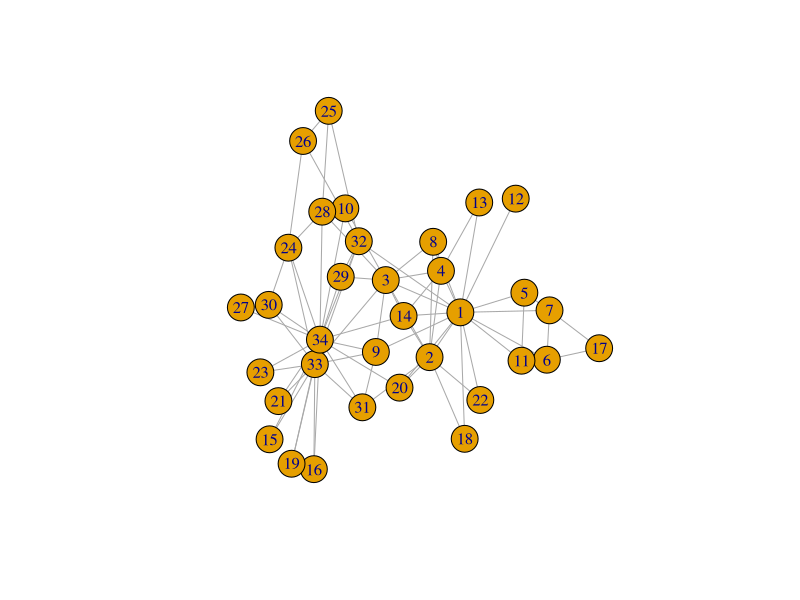
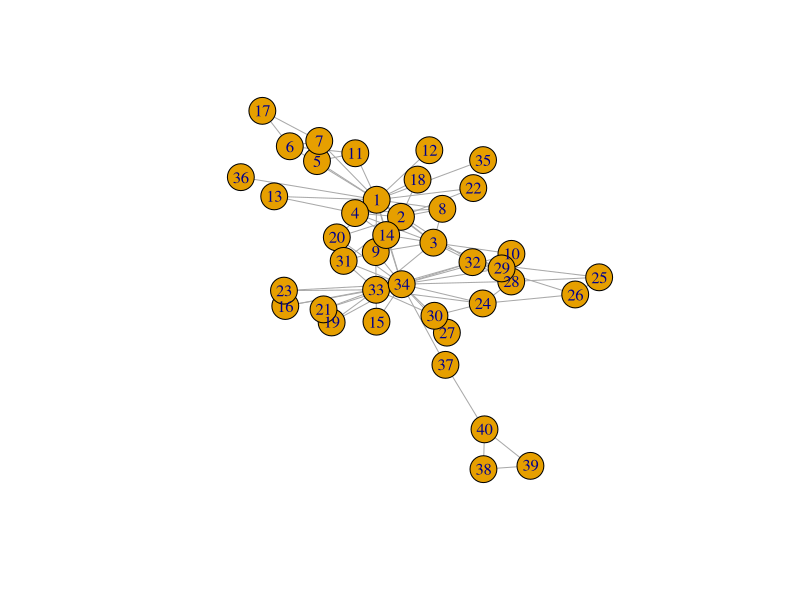
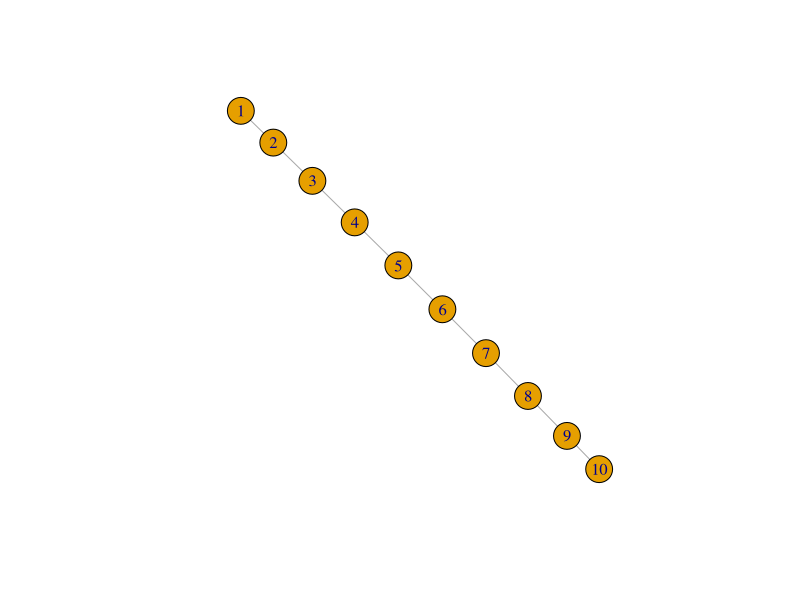
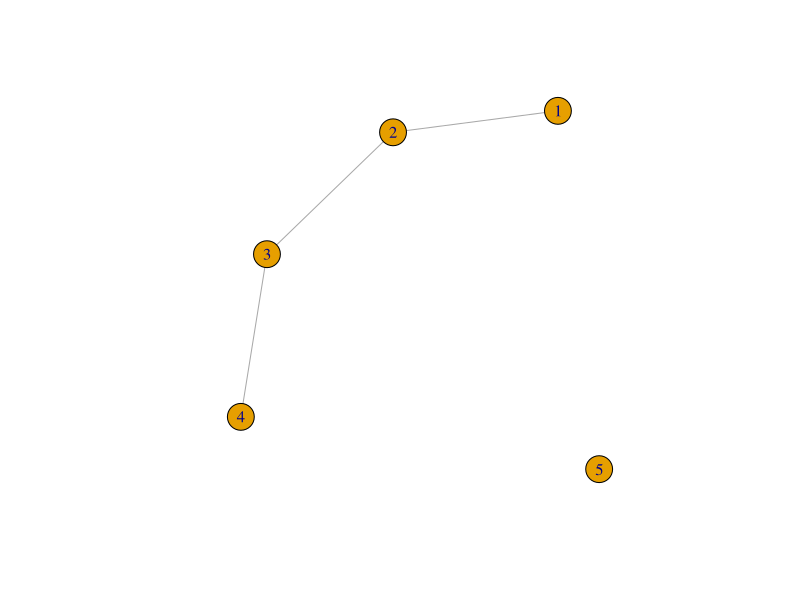
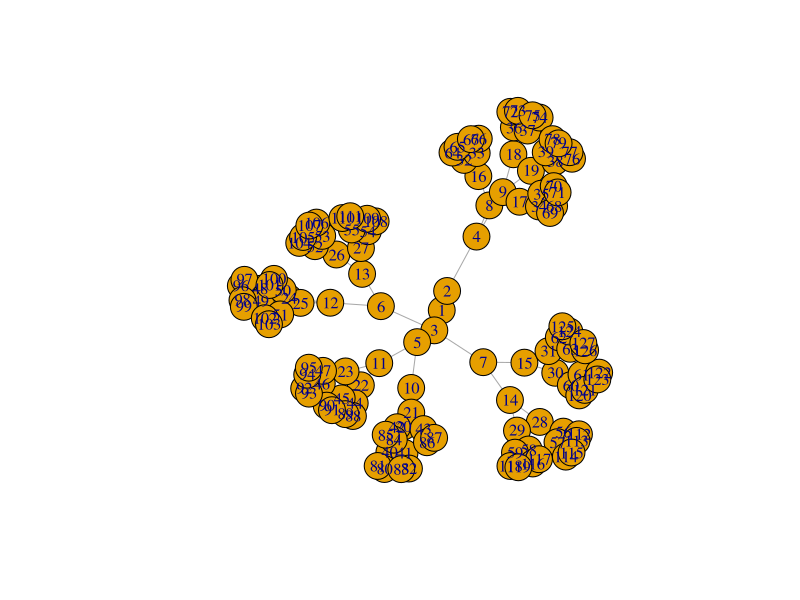
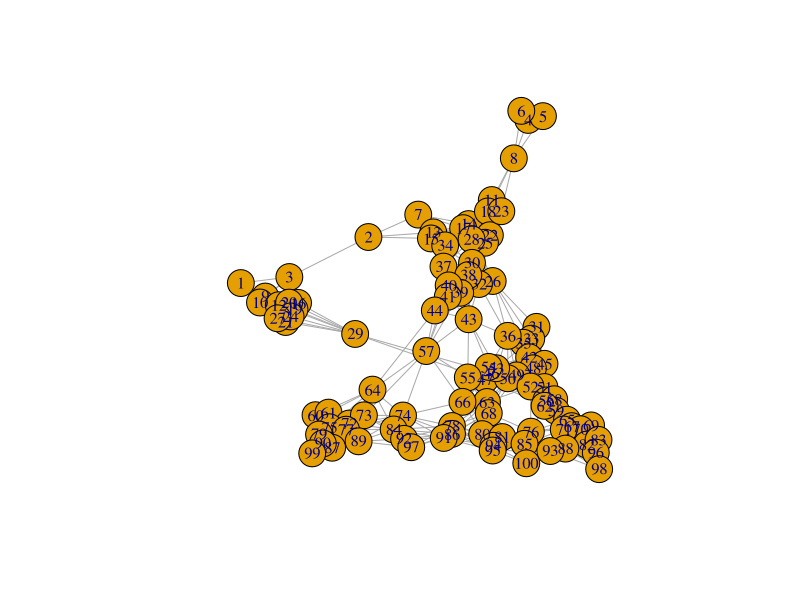
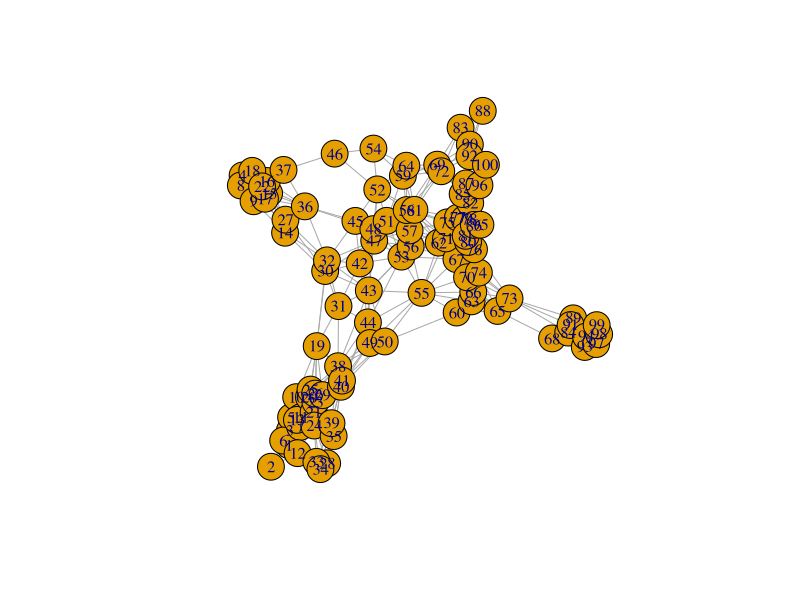
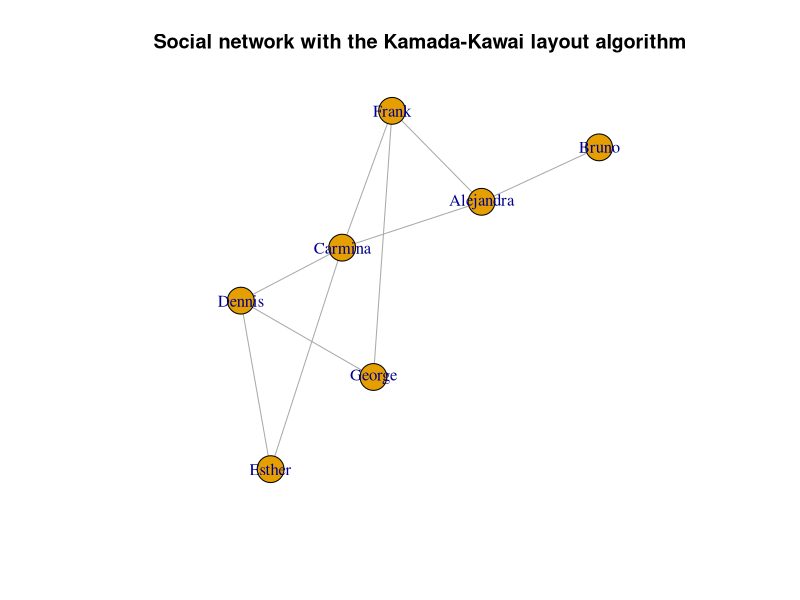

The R source for these figures, in order:
## ---- chunk 1
# install.packages("igraph")
library(igraph)
## ---- chunk 2
g <- make_empty_graph()
## ---- chunk 3
g <- make_graph(edges = c(1,2, 1,5), n=10, directed = FALSE)
## ---- chunk 4
g
## ---- chunk 5
summary(g)
## ---- chunk 6
g <- make_graph('Zachary')
## ---- chunk 7
plot(g)
## ---- chunk 8
g <- add_vertices(g, 3)
## ---- chunk 9
g <- add_edges(g, edges = c(1,35, 1,36, 34,37))
## ---- chunk 10
g <- g %>% add_edges(edges=c(1,34)) %>% add_vertices(3) %>%
     add_edges(edges=c(38,39, 39,40, 40,38, 40,37))
g

plot(g)
## ---- chunk 11
get.edge.ids(g, c(1,34))
## ---- chunk 12
g <- delete_edges(g, 82)
## ---- chunk 13
g <- make_ring(10) %>% delete_edges("10|1")
plot(g)
## ---- chunk 14
g <- make_ring(5)
g <- delete_edges(g, get.edge.ids(g, c(1,5, 4,5)))
plot(g)
## ---- chunk 15
graph1 <- make_tree(127, 2, mode = "undirected")
summary(graph1)
plot(graph1)
## ---- chunk 16
graph2 <- make_tree(127, 2, mode = "undirected")
## ---- chunk 17
identical_graphs(graph1,graph2)
## ---- chunk 18
graph1 <- sample_grg(100, 0.2)
summary(graph1)
plot(graph1)
## ---- chunk 19
graph2 <- sample_grg(100, 0.2)
identical_graphs(graph1, graph2)
plot(graph2)
## ---- chunk 20
isomorphic(graph1, graph2)
## ---- chunk 21
g <- make_graph(~ Alice-Bob:Claire:Frank, Claire-Alice:Dennis:Frank:Esther,
                George-Dennis:Frank, Dennis-Esther)
## ---- chunk 22
V(g)$age <- c(25, 31, 18, 23, 47, 22, 50) 
V(g)$gender <- c("f", "m", "f", "m", "m", "f", "m")
E(g)$is_formal <- c(FALSE, FALSE, TRUE, TRUE, TRUE, FALSE, TRUE, FALSE, FALSE)
summary(g)
## ---- chunk 23
E(g)$is_formal
E(g)$is_formal[1] <- TRUE
E(g)$is_formal
## ---- chunk 24
g$date <- c("2022-02-11")
graph_attr(g, "date")
## ---- chunk 25
match(c("George"), V(g)$name)
## ---- chunk 26
V(g)$name[1:3] <- c("Alejandra", "Bruno", "Carmina")
V(g)
## ---- chunk 27
g <- delete_vertex_attr(g, "gender")
V(g)$gender
## ---- chunk 28
degree(g)
## ---- chunk 29
degree(g, 7)
## ---- chunk 30
degree(g, v=c(3,4,5))
## ---- chunk 31
degree(g, v=c("Carmina", "Frank", "Dennis"))
## ---- chunk 32
degree(g, "Bruno")
## ---- chunk 33
edge_betweenness(g)
## ---- chunk 34
ebs <- edge_betweenness(g)
as_edgelist(g)[ebs == max(ebs), ]
## ---- chunk 35
which.max(degree(g))
## ---- chunk 36
graph <- graph.full(n=10)
only_odd_vertices <- which(V(graph)%%2==1)
length(only_odd_vertices)
## ---- chunk 37
seq <- V(graph)[2, 3, 7]
seq
## ---- chunk 38
seq <- seq[1, 3]    # filtering an existing vertex set
seq
## ---- chunk 39
V(g)[age < 30]$name
## ---- chunk 40
`%notin%` <- Negate(`%in%`)
## ---- chunk 41
V(g)$degree <- c("A", "B", "B+", "A+", "C", "A", "B")
V(g)$degree[degree(g) == 3]
## ---- chunk 42
V(g)$name[degree(g) == 3]
## ---- chunk 43
E(g)[.from(3)]
## ---- chunk 44
E(g)[.from("Carmina")]
## ---- chunk 45
E(g) [ 3:5 %--% 5:6 ]
## ---- chunk 46
V(g)$gender <- c("f", "m", "f", "m", "m", "f", "m")
## ---- chunk 47
men <- V(g)[gender == "m"]$name
men
## ---- chunk 48
women <- V(g)[gender == "f"]$name
women
## ---- chunk 49
E(g)[men %--% women]
## ---- chunk 50
get.adjacency(g)
## ---- chunk 51
layout <- layout_with_kk(g)
## ---- chunk 52
layout <- layout_as_tree(g, root = 2)
## ---- chunk 53
layout <- layout_with_kk(g)
## ---- chunk 54
plot(g, layout = layout, main = "Social network with the Kamada-Kawai layout algorithm")
## ---- chunk 55
plot(g, layout = layout_with_fr,
     main = "Social network with the Fruchterman-Reingold layout algorithm")
## ---- chunk 56
V(g)$color <- ifelse(V(g)$gender == "m", "yellow", "red")
plot(g, layout = layout, vertex.label.dist = 3.5,
     main = "Social network - with genders as colors")
## ---- chunk 57
plot(g, layout=layout, vertex.label.dist=3.5, vertex.color=as.factor(V(g)$gender))
## ---- chunk 58
plot(g, layout=layout, vertex.label.dist=3.5, vertex.size=20,
     vertex.color=ifelse(V(g)$gender == "m", "yellow", "red"),
     edge.width=ifelse(E(g)$is_formal, 5, 1))
## ---- chunk 59
library(readxl)

people<-read_xlsx("Networksfixed.xlsx", sheet = "People")
relations<-read_xlsx("Networksfixed.xlsx", sheet ="Relations")

g <- graph_from_data_frame(relations, directed=FALSE, vertices=people)


plot(g)

## ---- chunk 60

library(dplyr)

BCB<-people%>%
  filter(BCB520 == "TRUE")%>%
  select(name, BCB520)

edgelist<- combn(BCB$name, 2)
edgelist_df <- as.data.frame(t(edgelist))
colnames(edgelist_df) <- c("from", "to")
edgelist_df$BCB520<-"TRUE"
edgelist_df$Advisor<-"FALSE"

relations$BCB520 <- "FALSE"

relations3<-rbind(relations, edgelist_df)

g <- graph_from_data_frame(relations3, directed=FALSE, vertices=people)


plot(g,  layout = layout_with_fr)


